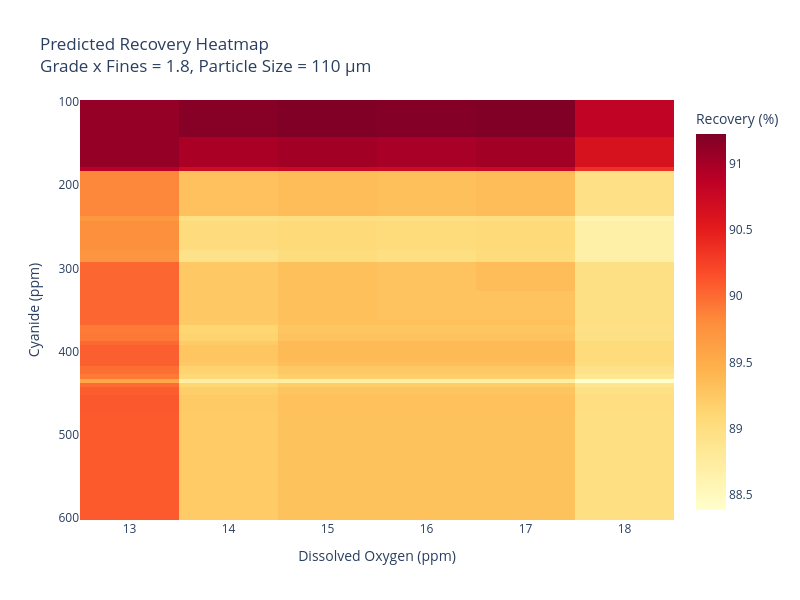

Notebook code for this chart:
### Code cell
# --- Fixed parameter values ---
grade = 2.00              			# g/t
fines = 0.9                			# % of total grade
particle_size = 110        			# in µm

grade_x_fines = grade * fines       # g/t × %

# Generate full grid
cn_grid, do_grid = np.meshgrid(cn_vals, do_vals)
cn_flat = cn_grid.flatten()
do_flat = do_grid.flatten()

# Build input DataFrame for prediction
df_grid = pd.DataFrame({
    "Grade_x_Fines": grade_x_fines,
    "Particle_Size": particle_size,
    "Dissolved_Oxygen": do_flat,
    "CN_Concentration": cn_flat
})

# Predict recovery
df_grid["Predicted_Recovery"] = model.predict(df_grid)

# Sort CN and DO values for proper axis rendering
cn_sorted = np.sort(df_grid["CN_Concentration"].unique())
do_sorted = np.sort(df_grid["Dissolved_Oxygen"].unique())

# Reshape to matrix
heatmap_df = df_grid.pivot(index="CN_Concentration", columns="Dissolved_Oxygen", values="Predicted_Recovery")
heatmap_df = heatmap_df.reindex(index=cn_sorted, columns=do_sorted)  # enforce order

# Plot
fig = px.imshow(
    heatmap_df.values,
    x=do_sorted, y=cn_sorted,
    color_continuous_scale="YlOrRd",
    labels=dict(x="Dissolved Oxygen (ppm)", y="Cyanide (ppm)", color="Recovery (%)"),
    title=f"Predicted Recovery Heatmap<br>Grade x Fines = {grade_x_fines}, "
          f"Particle Size = {particle_size} µm",
    aspect="auto",
    width=800,
	height=600
)

fig.update_layout(yaxis=dict(autorange="reversed"))
fig.show()

### Figure 1 — Plotly figure (JSON) as saved in the notebook; plotly's stock layout.template omitted (floating-point values rounded to 4 significant figures; data arrays with more than 128 entries replaced by an {"elided": "..."} marker saying what was removed)
{"data": [{"coloraxis": "coloraxis", "hovertemplate": "Dissolved Oxygen (ppm): %{x}<br>Cyanide (ppm): %{y}<br>Recovery (%): %{z}<extra></extra>", "name": "0", "type": "heatmap", "x": [13, 14, 15, 16, 17, 18], "xaxis": "x", "y": [100, 105, 110, 115, 120, 125, 130, 135, 140, 145, 150, 155, 160, 165, 170, 175, 180, 185, 190, 195, 200, 205, 210, 215, 220, 225, 230, 235, 240, 245, 250, 255, 260, 265, 270, 275, 280, 285, 290, 295, 300, 305, 310, 315, 320, 325, 330, 335, 340, 345, 350, 355, 360, 365, 370, 375, 380, 385, 390, 395, 400, 405, 410, 415, 420, 425, 430, 435, 440, 445, 450, 455, 460, 465, 470, 475, 480, 485, 490, 495, 500, 505, 510, 515, 520, 525, 530, 535, 540, 545, 550, 555, 560, 565, 570, 575, 580, 585, 590, 595, 600], "yaxis": "y", "z": {"elided": "101x6 float values"}}], "layout": {"coloraxis": {"colorbar": {"title": {"text": "Recovery (%)"}}, "colorscale": [[0, "rgb(255,255,204)"], [0.125, "rgb(255,237,160)"], [0.25, "rgb(254,217,118)"], [0.375, "rgb(254,178,76)"], [0.5, "rgb(253,141,60)"], [0.625, "rgb(252,78,42)"], [0.75, "rgb(227,26,28)"], [0.875, "rgb(189,0,38)"], [1, "rgb(128,0,38)"]]}, "height": 600, "title": {"text": "Predicted Recovery Heatmap<br>Grade x Fines = 1.8, Particle Size = 110 µm"}, "width": 800, "xaxis": {"anchor": "y", "domain": [0, 1], "title": {"text": "Dissolved Oxygen (ppm)"}}, "yaxis": {"anchor": "x", "autorange": "reversed", "domain": [0, 1], "title": {"text": "Cyanide (ppm)"}}}}
